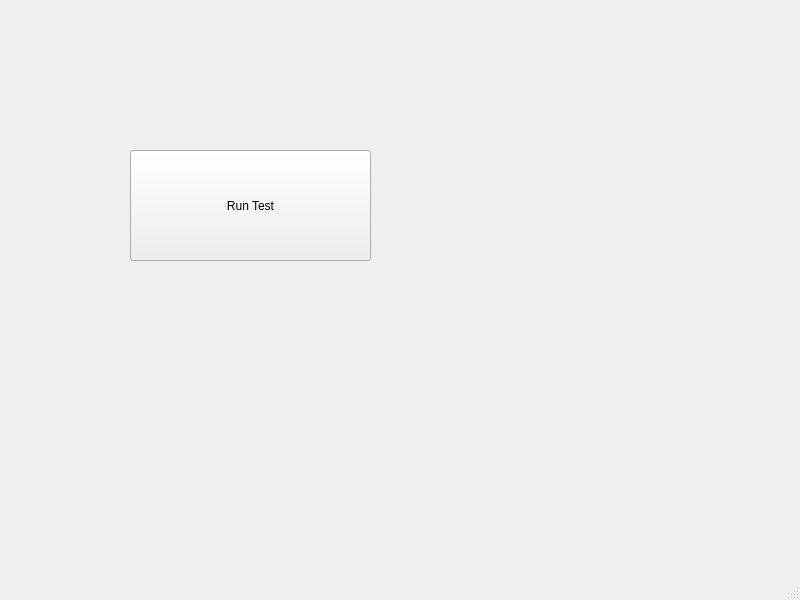
<?xml version="1.0" encoding="UTF-8"?>
<ui version="4.0">
 <class>MainWindow</class>
 <widget class="QMainWindow" name="MainWindow">
  <property name="geometry">
   <rect>
    <x>0</x>
    <y>0</y>
    <width>800</width>
    <height>600</height>
   </rect>
  </property>
  <property name="windowTitle">
   <string>MainWindow</string>
  </property>
  <widget class="QWidget" name="centralwidget">
   <widget class="QPushButton" name="pushButton">
    <property name="geometry">
     <rect>
      <x>130</x>
      <y>150</y>
      <width>241</width>
      <height>111</height>
     </rect>
    </property>
    <property name="text">
     <string>Run Test</string>
    </property>
   </widget>
  </widget>
  <widget class="QMenuBar" name="menubar">
   <property name="geometry">
    <rect>
     <x>0</x>
     <y>0</y>
     <width>800</width>
     <height>21</height>
    </rect>
   </property>
  </widget>
  <widget class="QStatusBar" name="statusbar"/>
 </widget>
 <resources/>
 <connections/>
</ui>
